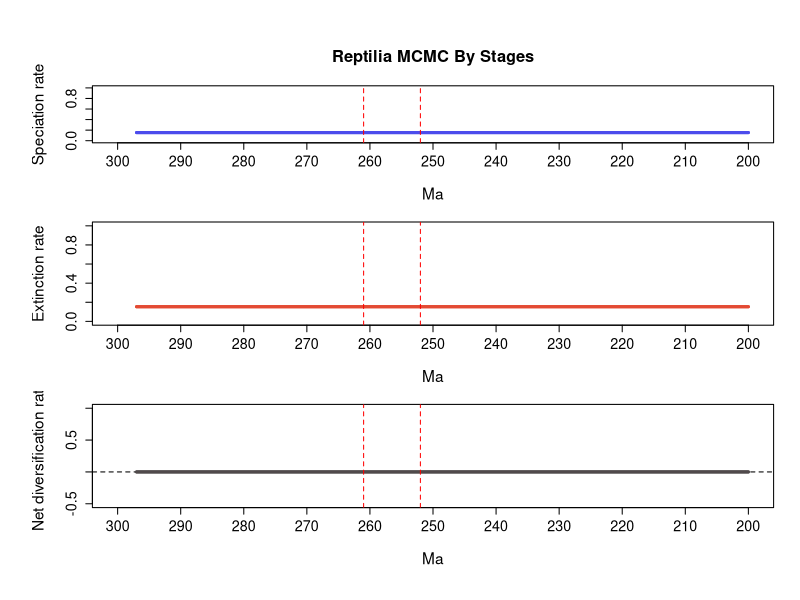

Write R code to recreate this figure.
# 1 files combined:
# 	C:\Users\SimoesLabAdmin\Documents\BDNN_Arielli\reptilia\mcmc_predictors\B_covar_mcmc\combined_logs_resample_100/combined_10_marginal_rates.log

# 95% HPDs calculated using code from Biopy (https://www.cs.auckland.ac.nz/~yhel002/biopy/)

pdf(file='C:/Users/SimoesLabAdmin/Documents/BDNN_Arielli/reptilia/mcmc_predictors/B_covar_mcmc/combined_10_marginal_rates_RTT_final.pdf',width=8, height=10.8)
par(mfrow=c(3,1), cex.main=1.7, cex.lab=1.4, cex.axis=1.3,
    # mar=c(4, 5, 4.5, 2),   # bottom, left, top, right margins - increased top margin
    mgp=c(3.5, 1, 0),      # distance of axis labels from plot, increase first value to move y axis label further out
    oma=c(2, 2, 2, 0))     # outer margins for the entire figure
library(scales)
plot_RTT <- function (age,hpd_M,hpd_m,mean_m,color){
    N=100
    beta=(1:(N-1))/N
    alpha_shape=0.25
    cat=1-(beta^(1./alpha_shape))
    for (i in 1:(N-1)){
        trans= 1/N + 2/N
        polygon(c(age, rev(age)), c(hpd_M-((hpd_M-mean_m)*cat[i]), rev(hpd_m+((mean_m-hpd_m)*cat[i]))), col = alpha(color,trans), border = NA)
    }
    lines(rev(age), rev(mean_m), col = color, lwd=3)
}
    
L_hpd_m95=c(NA, NA,NA,NA,NA,NA,NA,NA,NA,NA,NA,NA,NA,NA,NA,NA,NA,NA,NA,NA,NA,NA,NA,NA,NA,NA,NA,NA,NA,NA,NA,NA,NA,NA,NA,NA,NA,NA,NA,NA,NA,NA,NA,NA,NA,NA,NA,NA,NA,NA,NA,NA,NA,NA,NA,NA,NA,NA,NA,NA,NA,NA,NA,NA,NA,NA,NA,NA,NA,NA,NA,NA,NA,NA,NA,NA,NA,NA,NA,NA,NA,NA,NA,NA,NA,NA,NA,NA,NA,NA,NA,NA,NA,NA,NA,NA,NA,NA,NA,NA,NA,NA,NA,NA,NA,NA,NA,NA,NA,NA,NA,NA,NA,NA,NA,NA,NA,NA,NA,NA,NA,NA,NA,NA,NA,NA,NA,NA,NA,NA,NA,NA,NA,NA,NA,NA,NA,NA,NA,NA,NA,NA,NA,NA,NA,NA,NA,NA,NA,NA,NA,NA,NA,NA,NA,NA,NA,NA,NA,NA,NA,NA,NA,NA,NA,NA,NA,NA,NA,NA,NA,NA,NA,NA,NA,NA,NA,NA,NA,NA,NA,NA,NA,NA,NA,NA,NA,NA,NA,NA,NA,NA,NA,NA,NA,NA,NA,NA,NA,NA,0.141296,0.141296,0.141296,0.141296,0.141296,0.141296,0.141296,0.141296,0.141296,0.141296,0.141296,0.141296,0.141296,0.141296,0.141296,0.141296,0.141296,0.141296,0.141296,0.141296,0.141296,0.141296,0.141296,0.141296,0.141296,0.141296,0.141296,0.141296,0.141296,0.141296,0.141296,0.141296,0.141296,0.141296,0.141296,0.141296,0.141296,0.141296,0.141296,0.141296,0.141296,0.141296,0.141296,0.141296,0.141296,0.141296,0.141296,0.141296,0.141296,0.141296,0.141296,0.141296,0.141296,0.141296,0.141296,0.141296,0.141296,0.141296,0.141296,0.141296,0.141296,0.141296,0.141296,0.141296,0.141296,0.141296,0.141296,0.141296,0.141296,0.141296,0.141296,0.141296,0.141296,0.141296,0.141296,0.141296,0.141296,0.141296,0.141296,0.141296,0.141296,0.141296,0.141296,0.141296,0.141296,0.141296,0.141296,0.141296,0.141296,0.141296,0.141296,0.141296,0.141296,0.141296,0.141296,0.141296,0.141296,0.141296)
L_hpd_M95=c(NA, NA,NA,NA,NA,NA,NA,NA,NA,NA,NA,NA,NA,NA,NA,NA,NA,NA,NA,NA,NA,NA,NA,NA,NA,NA,NA,NA,NA,NA,NA,NA,NA,NA,NA,NA,NA,NA,NA,NA,NA,NA,NA,NA,NA,NA,NA,NA,NA,NA,NA,NA,NA,NA,NA,NA,NA,NA,NA,NA,NA,NA,NA,NA,NA,NA,NA,NA,NA,NA,NA,NA,NA,NA,NA,NA,NA,NA,NA,NA,NA,NA,NA,NA,NA,NA,NA,NA,NA,NA,NA,NA,NA,NA,NA,NA,NA,NA,NA,NA,NA,NA,NA,NA,NA,NA,NA,NA,NA,NA,NA,NA,NA,NA,NA,NA,NA,NA,NA,NA,NA,NA,NA,NA,NA,NA,NA,NA,NA,NA,NA,NA,NA,NA,NA,NA,NA,NA,NA,NA,NA,NA,NA,NA,NA,NA,NA,NA,NA,NA,NA,NA,NA,NA,NA,NA,NA,NA,NA,NA,NA,NA,NA,NA,NA,NA,NA,NA,NA,NA,NA,NA,NA,NA,NA,NA,NA,NA,NA,NA,NA,NA,NA,NA,NA,NA,NA,NA,NA,NA,NA,NA,NA,NA,NA,NA,NA,NA,NA,NA,0.164889,0.164889,0.164889,0.164889,0.164889,0.164889,0.164889,0.164889,0.164889,0.164889,0.164889,0.164889,0.164889,0.164889,0.164889,0.164889,0.164889,0.164889,0.164889,0.164889,0.164889,0.164889,0.164889,0.164889,0.164889,0.164889,0.164889,0.164889,0.164889,0.164889,0.164889,0.164889,0.164889,0.164889,0.164889,0.164889,0.164889,0.164889,0.164889,0.164889,0.164889,0.164889,0.164889,0.164889,0.164889,0.164889,0.164889,0.164889,0.164889,0.164889,0.164889,0.164889,0.164889,0.164889,0.164889,0.164889,0.164889,0.164889,0.164889,0.164889,0.164889,0.164889,0.164889,0.164889,0.164889,0.164889,0.164889,0.164889,0.164889,0.164889,0.164889,0.164889,0.164889,0.164889,0.164889,0.164889,0.164889,0.164889,0.164889,0.164889,0.164889,0.164889,0.164889,0.164889,0.164889,0.164889,0.164889,0.164889,0.164889,0.164889,0.164889,0.164889,0.164889,0.164889,0.164889,0.164889,0.164889,0.164889)
M_hpd_m95=c(NA, NA,NA,NA,NA,NA,NA,NA,NA,NA,NA,NA,NA,NA,NA,NA,NA,NA,NA,NA,NA,NA,NA,NA,NA,NA,NA,NA,NA,NA,NA,NA,NA,NA,NA,NA,NA,NA,NA,NA,NA,NA,NA,NA,NA,NA,NA,NA,NA,NA,NA,NA,NA,NA,NA,NA,NA,NA,NA,NA,NA,NA,NA,NA,NA,NA,NA,NA,NA,NA,NA,NA,NA,NA,NA,NA,NA,NA,NA,NA,NA,NA,NA,NA,NA,NA,NA,NA,NA,NA,NA,NA,NA,NA,NA,NA,NA,NA,NA,NA,NA,NA,NA,NA,NA,NA,NA,NA,NA,NA,NA,NA,NA,NA,NA,NA,NA,NA,NA,NA,NA,NA,NA,NA,NA,NA,NA,NA,NA,NA,NA,NA,NA,NA,NA,NA,NA,NA,NA,NA,NA,NA,NA,NA,NA,NA,NA,NA,NA,NA,NA,NA,NA,NA,NA,NA,NA,NA,NA,NA,NA,NA,NA,NA,NA,NA,NA,NA,NA,NA,NA,NA,NA,NA,NA,NA,NA,NA,NA,NA,NA,NA,NA,NA,NA,NA,NA,NA,NA,NA,NA,NA,NA,NA,NA,NA,NA,NA,NA,NA,0.1426,0.1426,0.1426,0.1426,0.1426,0.1426,0.1426,0.1426,0.1426,0.1426,0.1426,0.1426,0.1426,0.1426,0.1426,0.1426,0.1426,0.1426,0.1426,0.1426,0.1426,0.1426,0.1426,0.1426,0.1426,0.1426,0.1426,0.1426,0.1426,0.1426,0.1426,0.1426,0.1426,0.1426,0.1426,0.1426,0.1426,0.1426,0.1426,0.1426,0.1426,0.1426,0.1426,0.1426,0.1426,0.1426,0.1426,0.1426,0.1426,0.1426,0.1426,0.1426,0.1426,0.1426,0.1426,0.1426,0.1426,0.1426,0.1426,0.1426,0.1426,0.1426,0.1426,0.1426,0.1426,0.1426,0.1426,0.1426,0.1426,0.1426,0.1426,0.1426,0.1426,0.1426,0.1426,0.1426,0.1426,0.1426,0.1426,0.1426,0.1426,0.1426,0.1426,0.1426,0.1426,0.1426,0.1426,0.1426,0.1426,0.1426,0.1426,0.1426,0.1426,0.1426,0.1426,0.1426,0.1426,0.1426)
M_hpd_M95=c(NA, NA,NA,NA,NA,NA,NA,NA,NA,NA,NA,NA,NA,NA,NA,NA,NA,NA,NA,NA,NA,NA,NA,NA,NA,NA,NA,NA,NA,NA,NA,NA,NA,NA,NA,NA,NA,NA,NA,NA,NA,NA,NA,NA,NA,NA,NA,NA,NA,NA,NA,NA,NA,NA,NA,NA,NA,NA,NA,NA,NA,NA,NA,NA,NA,NA,NA,NA,NA,NA,NA,NA,NA,NA,NA,NA,NA,NA,NA,NA,NA,NA,NA,NA,NA,NA,NA,NA,NA,NA,NA,NA,NA,NA,NA,NA,NA,NA,NA,NA,NA,NA,NA,NA,NA,NA,NA,NA,NA,NA,NA,NA,NA,NA,NA,NA,NA,NA,NA,NA,NA,NA,NA,NA,NA,NA,NA,NA,NA,NA,NA,NA,NA,NA,NA,NA,NA,NA,NA,NA,NA,NA,NA,NA,NA,NA,NA,NA,NA,NA,NA,NA,NA,NA,NA,NA,NA,NA,NA,NA,NA,NA,NA,NA,NA,NA,NA,NA,NA,NA,NA,NA,NA,NA,NA,NA,NA,NA,NA,NA,NA,NA,NA,NA,NA,NA,NA,NA,NA,NA,NA,NA,NA,NA,NA,NA,NA,NA,NA,NA,0.16472,0.16472,0.16472,0.16472,0.16472,0.16472,0.16472,0.16472,0.16472,0.16472,0.16472,0.16472,0.16472,0.16472,0.16472,0.16472,0.16472,0.16472,0.16472,0.16472,0.16472,0.16472,0.16472,0.16472,0.16472,0.16472,0.16472,0.16472,0.16472,0.16472,0.16472,0.16472,0.16472,0.16472,0.16472,0.16472,0.16472,0.16472,0.16472,0.16472,0.16472,0.16472,0.16472,0.16472,0.16472,0.16472,0.16472,0.16472,0.16472,0.16472,0.16472,0.16472,0.16472,0.16472,0.16472,0.16472,0.16472,0.16472,0.16472,0.16472,0.16472,0.16472,0.16472,0.16472,0.16472,0.16472,0.16472,0.16472,0.16472,0.16472,0.16472,0.16472,0.16472,0.16472,0.16472,0.16472,0.16472,0.16472,0.16472,0.16472,0.16472,0.16472,0.16472,0.16472,0.16472,0.16472,0.16472,0.16472,0.16472,0.16472,0.16472,0.16472,0.16472,0.16472,0.16472,0.16472,0.16472,0.16472)
R_hpd_m95=c(NA, NA,NA,NA,NA,NA,NA,NA,NA,NA,NA,NA,NA,NA,NA,NA,NA,NA,NA,NA,NA,NA,NA,NA,NA,NA,NA,NA,NA,NA,NA,NA,NA,NA,NA,NA,NA,NA,NA,NA,NA,NA,NA,NA,NA,NA,NA,NA,NA,NA,NA,NA,NA,NA,NA,NA,NA,NA,NA,NA,NA,NA,NA,NA,NA,NA,NA,NA,NA,NA,NA,NA,NA,NA,NA,NA,NA,NA,NA,NA,NA,NA,NA,NA,NA,NA,NA,NA,NA,NA,NA,NA,NA,NA,NA,NA,NA,NA,NA,NA,NA,NA,NA,NA,NA,NA,NA,NA,NA,NA,NA,NA,NA,NA,NA,NA,NA,NA,NA,NA,NA,NA,NA,NA,NA,NA,NA,NA,NA,NA,NA,NA,NA,NA,NA,NA,NA,NA,NA,NA,NA,NA,NA,NA,NA,NA,NA,NA,NA,NA,NA,NA,NA,NA,NA,NA,NA,NA,NA,NA,NA,NA,NA,NA,NA,NA,NA,NA,NA,NA,NA,NA,NA,NA,NA,NA,NA,NA,NA,NA,NA,NA,NA,NA,NA,NA,NA,NA,NA,NA,NA,NA,NA,NA,NA,NA,NA,NA,NA,NA,-0.015432,-0.015432,-0.015432,-0.015432,-0.015432,-0.015432,-0.015432,-0.015432,-0.015432,-0.015432,-0.015432,-0.015432,-0.015432,-0.015432,-0.015432,-0.015432,-0.015432,-0.015432,-0.015432,-0.015432,-0.015432,-0.015432,-0.015432,-0.015432,-0.015432,-0.015432,-0.015432,-0.015432,-0.015432,-0.015432,-0.015432,-0.015432,-0.015432,-0.015432,-0.015432,-0.015432,-0.015432,-0.015432,-0.015432,-0.015432,-0.015432,-0.015432,-0.015432,-0.015432,-0.015432,-0.015432,-0.015432,-0.015432,-0.015432,-0.015432,-0.015432,-0.015432,-0.015432,-0.015432,-0.015432,-0.015432,-0.015432,-0.015432,-0.015432,-0.015432,-0.015432,-0.015432,-0.015432,-0.015432,-0.015432,-0.015432,-0.015432,-0.015432,-0.015432,-0.015432,-0.015432,-0.015432,-0.015432,-0.015432,-0.015432,-0.015432,-0.015432,-0.015432,-0.015432,-0.015432,-0.015432,-0.015432,-0.015432,-0.015432,-0.015432,-0.015432,-0.015432,-0.015432,-0.015432,-0.015432,-0.015432,-0.015432,-0.015432,-0.015432,-0.015432,-0.015432,-0.015432,-0.015432)
R_hpd_M95=c(NA, NA,NA,NA,NA,NA,NA,NA,NA,NA,NA,NA,NA,NA,NA,NA,NA,NA,NA,NA,NA,NA,NA,NA,NA,NA,NA,NA,NA,NA,NA,NA,NA,NA,NA,NA,NA,NA,NA,NA,NA,NA,NA,NA,NA,NA,NA,NA,NA,NA,NA,NA,NA,NA,NA,NA,NA,NA,NA,NA,NA,NA,NA,NA,NA,NA,NA,NA,NA,NA,NA,NA,NA,NA,NA,NA,NA,NA,NA,NA,NA,NA,NA,NA,NA,NA,NA,NA,NA,NA,NA,NA,NA,NA,NA,NA,NA,NA,NA,NA,NA,NA,NA,NA,NA,NA,NA,NA,NA,NA,NA,NA,NA,NA,NA,NA,NA,NA,NA,NA,NA,NA,NA,NA,NA,NA,NA,NA,NA,NA,NA,NA,NA,NA,NA,NA,NA,NA,NA,NA,NA,NA,NA,NA,NA,NA,NA,NA,NA,NA,NA,NA,NA,NA,NA,NA,NA,NA,NA,NA,NA,NA,NA,NA,NA,NA,NA,NA,NA,NA,NA,NA,NA,NA,NA,NA,NA,NA,NA,NA,NA,NA,NA,NA,NA,NA,NA,NA,NA,NA,NA,NA,NA,NA,NA,NA,NA,NA,NA,NA,0.015041,0.015041,0.015041,0.015041,0.015041,0.015041,0.015041,0.015041,0.015041,0.015041,0.015041,0.015041,0.015041,0.015041,0.015041,0.015041,0.015041,0.015041,0.015041,0.015041,0.015041,0.015041,0.015041,0.015041,0.015041,0.015041,0.015041,0.015041,0.015041,0.015041,0.015041,0.015041,0.015041,0.015041,0.015041,0.015041,0.015041,0.015041,0.015041,0.015041,0.015041,0.015041,0.015041,0.015041,0.015041,0.015041,0.015041,0.015041,0.015041,0.015041,0.015041,0.015041,0.015041,0.015041,0.015041,0.015041,0.015041,0.015041,0.015041,0.015041,0.015041,0.015041,0.015041,0.015041,0.015041,0.015041,0.015041,0.015041,0.015041,0.015041,0.015041,0.015041,0.015041,0.015041,0.015041,0.015041,0.015041,0.015041,0.015041,0.015041,0.015041,0.015041,0.015041,0.015041,0.015041,0.015041,0.015041,0.015041,0.015041,0.015041,0.015041,0.015041,0.015041,0.015041,0.015041,0.015041,0.015041,0.015041)
L_mean=c(NA, NA,NA,NA,NA,NA,NA,NA,NA,NA,NA,NA,NA,NA,NA,NA,NA,NA,NA,NA,NA,NA,NA,NA,NA,NA,NA,NA,NA,NA,NA,NA,NA,NA,NA,NA,NA,NA,NA,NA,NA,NA,NA,NA,NA,NA,NA,NA,NA,NA,NA,NA,NA,NA,NA,NA,NA,NA,NA,NA,NA,NA,NA,NA,NA,NA,NA,NA,NA,NA,NA,NA,NA,NA,NA,NA,NA,NA,NA,NA,NA,NA,NA,NA,NA,NA,NA,NA,NA,NA,NA,NA,NA,NA,NA,NA,NA,NA,NA,NA,NA,NA,NA,NA,NA,NA,NA,NA,NA,NA,NA,NA,NA,NA,NA,NA,NA,NA,NA,NA,NA,NA,NA,NA,NA,NA,NA,NA,NA,NA,NA,NA,NA,NA,NA,NA,NA,NA,NA,NA,NA,NA,NA,NA,NA,NA,NA,NA,NA,NA,NA,NA,NA,NA,NA,NA,NA,NA,NA,NA,NA,NA,NA,NA,NA,NA,NA,NA,NA,NA,NA,NA,NA,NA,NA,NA,NA,NA,NA,NA,NA,NA,NA,NA,NA,NA,NA,NA,NA,NA,NA,NA,NA,NA,NA,NA,NA,NA,NA,NA,0.153767673,0.153767673,0.153767673,0.153767673,0.153767673,0.153767673,0.153767673,0.153767673,0.153767673,0.153767673,0.153767673,0.153767673,0.153767673,0.153767673,0.153767673,0.153767673,0.153767673,0.153767673,0.153767673,0.153767673,0.153767673,0.153767673,0.153767673,0.153767673,0.153767673,0.153767673,0.153767673,0.153767673,0.153767673,0.153767673,0.153767673,0.153767673,0.153767673,0.153767673,0.153767673,0.153767673,0.153767673,0.153767673,0.153767673,0.153767673,0.153767673,0.153767673,0.153767673,0.153767673,0.153767673,0.153767673,0.153767673,0.153767673,0.153767673,0.153767673,0.153767673,0.153767673,0.153767673,0.153767673,0.153767673,0.153767673,0.153767673,0.153767673,0.153767673,0.153767673,0.153767673,0.153767673,0.153767673,0.153767673,0.153767673,0.153767673,0.153767673,0.153767673,0.153767673,0.153767673,0.153767673,0.153767673,0.153767673,0.153767673,0.153767673,0.153767673,0.153767673,0.153767673,0.153767673,0.153767673,0.153767673,0.153767673,0.153767673,0.153767673,0.153767673,0.153767673,0.153767673,0.153767673,0.153767673,0.153767673,0.153767673,0.153767673,0.153767673,0.153767673,0.153767673,0.153767673,0.153767673,0.153767673)
M_mean=c(NA, NA,NA,NA,NA,NA,NA,NA,NA,NA,NA,NA,NA,NA,NA,NA,NA,NA,NA,NA,NA,NA,NA,NA,NA,NA,NA,NA,NA,NA,NA,NA,NA,NA,NA,NA,NA,NA,NA,NA,NA,NA,NA,NA,NA,NA,NA,NA,NA,NA,NA,NA,NA,NA,NA,NA,NA,NA,NA,NA,NA,NA,NA,NA,NA,NA,NA,NA,NA,NA,NA,NA,NA,NA,NA,NA,NA,NA,NA,NA,NA,NA,NA,NA,NA,NA,NA,NA,NA,NA,NA,NA,NA,NA,NA,NA,NA,NA,NA,NA,NA,NA,NA,NA,NA,NA,NA,NA,NA,NA,NA,NA,NA,NA,NA,NA,NA,NA,NA,NA,NA,NA,NA,NA,NA,NA,NA,NA,NA,NA,NA,NA,NA,NA,NA,NA,NA,NA,NA,NA,NA,NA,NA,NA,NA,NA,NA,NA,NA,NA,NA,NA,NA,NA,NA,NA,NA,NA,NA,NA,NA,NA,NA,NA,NA,NA,NA,NA,NA,NA,NA,NA,NA,NA,NA,NA,NA,NA,NA,NA,NA,NA,NA,NA,NA,NA,NA,NA,NA,NA,NA,NA,NA,NA,NA,NA,NA,NA,NA,NA,0.153538665,0.153538665,0.153538665,0.153538665,0.153538665,0.153538665,0.153538665,0.153538665,0.153538665,0.153538665,0.153538665,0.153538665,0.153538665,0.153538665,0.153538665,0.153538665,0.153538665,0.153538665,0.153538665,0.153538665,0.153538665,0.153538665,0.153538665,0.153538665,0.153538665,0.153538665,0.153538665,0.153538665,0.153538665,0.153538665,0.153538665,0.153538665,0.153538665,0.153538665,0.153538665,0.153538665,0.153538665,0.153538665,0.153538665,0.153538665,0.153538665,0.153538665,0.153538665,0.153538665,0.153538665,0.153538665,0.153538665,0.153538665,0.153538665,0.153538665,0.153538665,0.153538665,0.153538665,0.153538665,0.153538665,0.153538665,0.153538665,0.153538665,0.153538665,0.153538665,0.153538665,0.153538665,0.153538665,0.153538665,0.153538665,0.153538665,0.153538665,0.153538665,0.153538665,0.153538665,0.153538665,0.153538665,0.153538665,0.153538665,0.153538665,0.153538665,0.153538665,0.153538665,0.153538665,0.153538665,0.153538665,0.153538665,0.153538665,0.153538665,0.153538665,0.153538665,0.153538665,0.153538665,0.153538665,0.153538665,0.153538665,0.153538665,0.153538665,0.153538665,0.153538665,0.153538665,0.153538665,0.153538665)
R_mean=c(NA, NA,NA,NA,NA,NA,NA,NA,NA,NA,NA,NA,NA,NA,NA,NA,NA,NA,NA,NA,NA,NA,NA,NA,NA,NA,NA,NA,NA,NA,NA,NA,NA,NA,NA,NA,NA,NA,NA,NA,NA,NA,NA,NA,NA,NA,NA,NA,NA,NA,NA,NA,NA,NA,NA,NA,NA,NA,NA,NA,NA,NA,NA,NA,NA,NA,NA,NA,NA,NA,NA,NA,NA,NA,NA,NA,NA,NA,NA,NA,NA,NA,NA,NA,NA,NA,NA,NA,NA,NA,NA,NA,NA,NA,NA,NA,NA,NA,NA,NA,NA,NA,NA,NA,NA,NA,NA,NA,NA,NA,NA,NA,NA,NA,NA,NA,NA,NA,NA,NA,NA,NA,NA,NA,NA,NA,NA,NA,NA,NA,NA,NA,NA,NA,NA,NA,NA,NA,NA,NA,NA,NA,NA,NA,NA,NA,NA,NA,NA,NA,NA,NA,NA,NA,NA,NA,NA,NA,NA,NA,NA,NA,NA,NA,NA,NA,NA,NA,NA,NA,NA,NA,NA,NA,NA,NA,NA,NA,NA,NA,NA,NA,NA,NA,NA,NA,NA,NA,NA,NA,NA,NA,NA,NA,NA,NA,NA,NA,NA,NA,0.000229031,0.000229031,0.000229031,0.000229031,0.000229031,0.000229031,0.000229031,0.000229031,0.000229031,0.000229031,0.000229031,0.000229031,0.000229031,0.000229031,0.000229031,0.000229031,0.000229031,0.000229031,0.000229031,0.000229031,0.000229031,0.000229031,0.000229031,0.000229031,0.000229031,0.000229031,0.000229031,0.000229031,0.000229031,0.000229031,0.000229031,0.000229031,0.000229031,0.000229031,0.000229031,0.000229031,0.000229031,0.000229031,0.000229031,0.000229031,0.000229031,0.000229031,0.000229031,0.000229031,0.000229031,0.000229031,0.000229031,0.000229031,0.000229031,0.000229031,0.000229031,0.000229031,0.000229031,0.000229031,0.000229031,0.000229031,0.000229031,0.000229031,0.000229031,0.000229031,0.000229031,0.000229031,0.000229031,0.000229031,0.000229031,0.000229031,0.000229031,0.000229031,0.000229031,0.000229031,0.000229031,0.000229031,0.000229031,0.000229031,0.000229031,0.000229031,0.000229031,0.000229031,0.000229031,0.000229031,0.000229031,0.000229031,0.000229031,0.000229031,0.000229031,0.000229031,0.000229031,0.000229031,0.000229031,0.000229031,0.000229031,0.000229031,0.000229031,0.000229031,0.000229031,0.000229031,0.000229031,0.000229031)
trans=0.5
age=(0:(298-1))* -1
# Calculate positions for the mass extinction events
perm_trias_extinction = -252 # End-Permian mass extinction (252 Ma)
guadalupian_extinction = -261 # Guadalupian extinction (261 Ma)

# Define custom tick positions at 10 MY intervals
x_ticks <- seq(-300, -200, by=10)
x_tick_labels <- abs(x_ticks)

# First plot: Speciation rate
par(mar=c(5, 5, 4.5, 2))  # bottom, left, top, right margins
plot(age, age, type='n', ylim=c(0, 1), xlim=c(-300, -200), # Changed xlim to -300, -200, from auto-generated values 
     ylab='Speciation rate', xlab='Ma', main='Reptilia MCMC By Stages', 
     xaxt='n', cex.main=1.5, cex.lab=1.4, cex.axis=1.3) # xaxt removes default x axis
axis(1, at=x_ticks, labels=x_tick_labels, cex.axis=1.3) # Custom x-axis with 10MY interval ticks
plot_RTT(age, L_hpd_M95, L_hpd_m95, L_mean, "#4c4cec")
lines(rev(age), rev(L_mean), col="#4c4cec", lwd=3)

# Add vertical lines for mass extinction events
abline(v=perm_trias_extinction, col="red", lty=2) 
abline(v=guadalupian_extinction, col="red", lty=2)

# Second plot: Extinction rate
par(mar=c(5, 5, 1, 2))  # bottom, left, top, right margins. Reduced top margin to 2.5 (from 4.5)
plot(age, age, type='n', ylim=c(0, 1), xlim=c(-300, -200), # Changed xlim to -300, -200, from auto-generated values 
     ylab='Extinction rate', xlab='Ma',
     xaxt='n', cex.main=1.5, cex.lab=1.4, cex.axis=1.3) # xaxt removes default x axis
axis(1, at=x_ticks, labels=x_tick_labels, cex.axis=1.3) # Custom x-axis with 10MY interval ticks

plot_RTT(age, M_hpd_M95, M_hpd_m95, M_mean, "#e34a33")
lines(rev(age), rev(M_mean), col="#e34a33", lwd=3)

# Add vertical lines for mass extinction events
abline(v=perm_trias_extinction, col="red", lty=2)
abline(v=guadalupian_extinction, col="red", lty=2)


# Third plot: Net diversification rate
par(mar=c(5, 5, 1, 2))  # bottom, left, top, right margins. Reduced top margin to 2.5 (from 4.5)
plot(age, age, type='n', ylim=c(-0.5, 1), xlim=c(-300, -200), # Changed xlim to -300, -200, from auto-generated values
     ylab='Net diversification rate', xlab='Ma',
     xaxt='n', cex.main=1.5, cex.lab=1.4, cex.axis=1.3) # xaxt removes default x axis
axis(1, at=x_ticks, labels=x_tick_labels, cex.axis=1.3) # Custom x-axis with 10MY interval ticks

abline(h=0, lty=2, col="black")
plot_RTT(age, R_hpd_M95, R_hpd_m95, R_mean, "#504A4B")
lines(rev(age), rev(R_mean), col="#504A4B", lwd=3)

# Add vertical lines for mass extinction events
abline(v=perm_trias_extinction, col="red", lty=2)
abline(v=guadalupian_extinction, col="red", lty=2)

dev.off()
